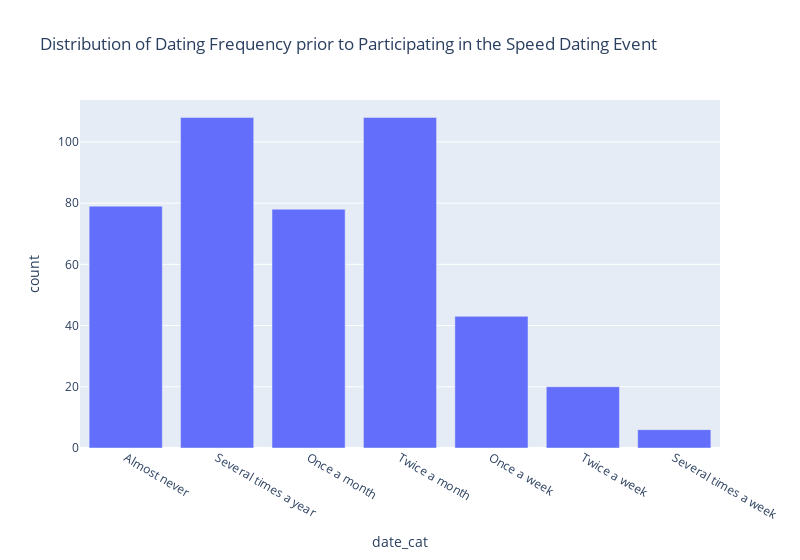

The notebook cell this image was saved under:
### Code cell
# Get the counts for each dating freq category

# Define the custom order for date_cat
ordered_date_cats = [
    'Almost never',
    'Several times a year',
    'Once a month',
    'Twice a month',
    'Once a week',
    'Twice a week',
    'Several times a week'
]

grouped_date_cat = df.groupby('date_cat')['iid'].nunique().reset_index()
grouped_date_cat.columns = ['date_cat', 'count'] 

grouped_date_cat['date_cat'] = pd.Categorical(grouped_date_cat['date_cat'], categories=ordered_date_cats, ordered=True)
grouped_date_cat = grouped_date_cat.sort_values('date_cat')

display(grouped_date_cat)

# Create a pie chart
fig = px.bar(grouped_date_cat, x='date_cat', y='count', 
             title="Distribution of Dating Frequency prior to Participating in the Speed Dating Event",width=WIDTH)
fig.show()

### Figure 1 — Plotly figure (JSON) as saved in the notebook; plotly's stock layout.template omitted (floating-point values rounded to 4 significant figures)
{"data": [{"hovertemplate": "date_cat=%{x}<br>count=%{y}<extra></extra>", "legendgroup": "", "marker": {"color": "#636efa", "pattern": {"shape": ""}}, "name": "", "orientation": "v", "showlegend": false, "textposition": "auto", "type": "bar", "x": ["Almost never", "Several times a year", "Once a month", "Twice a month", "Once a week", "Twice a week", "Several times a week"], "xaxis": "x", "y": [79, 108, 78, 108, 43, 20, 6], "yaxis": "y"}], "layout": {"barmode": "relative", "legend": {"tracegroupgap": 0}, "title": {"text": "Distribution of Dating Frequency prior to Participating in the Speed Dating Event"}, "width": 800, "xaxis": {"anchor": "y", "domain": [0, 1], "title": {"text": "date_cat"}}, "yaxis": {"anchor": "x", "domain": [0, 1], "title": {"text": "count"}}}}
